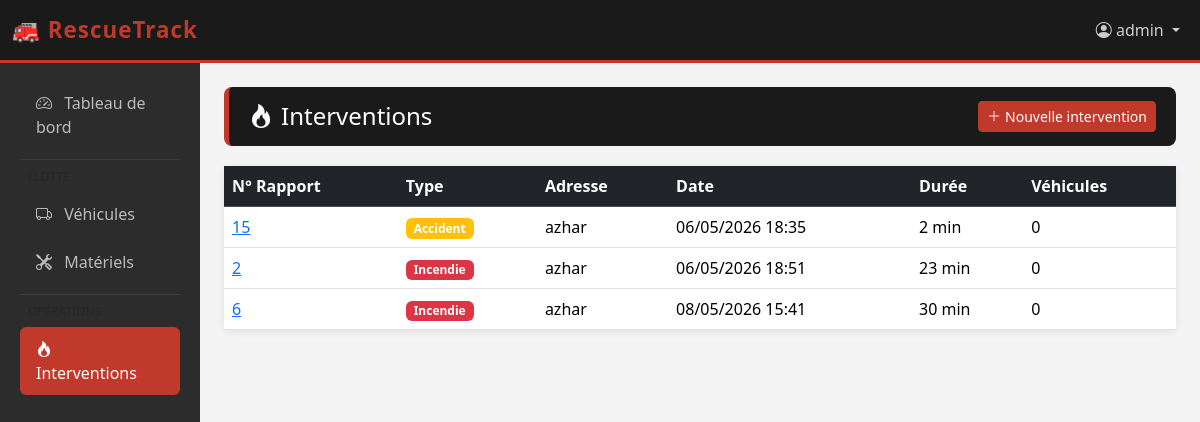
Page /interventions/ (signed in) on the committed database.
### caserne/models.py (models this page shows, shortened)
class Intervention(models.Model):
    TYPE_CHOICES = [
        ('Incendie', 'Incendie'),
        ('Accident', 'Accident'),
        ('Secours', 'Secours à personne'),
    ]
    TYPE_SINISTRE_CHOICES = TYPE_CHOICES
    numero_rapport = models.CharField(max_length=100)
    type_sinistre = models.CharField(max_length=50, choices=TYPE_CHOICES)
    adresse = models.CharField(max_length=255)
    date_appel = models.DateTimeField()
    duree = models.IntegerField(help_text='Durée en minutes')
    notes = models.TextField(blank=True)
    vehicules = models.ManyToManyField(Vehicule)
    @property
    def badge_class(self):
        return {
            'Incendie': 'bg-danger',
            'Accident': 'bg-warning',
            'Secours': 'bg-success',
        }.get(self.type_sinistre, 'bg-secondary')

### caserne/views.py (the view, shortened to what this page needs)
# urls.py: path('interventions/', views.intervention_list, name='intervention_list'),
def intervention_list(request):
    form = InterventionFilterForm(request.GET or None)
    interventions = Intervention.objects.prefetch_related('vehicules').all()
    return render(request, 'intervention_list.html', {
        'interventions': interventions,
        'form': form,
    })

### templates/intervention_list.html (shortened to what this page needs)
{% extends 'core/base.html' %}
{% block content %}
<div class="page-header d-flex justify-content-between align-items-center">
  <h4 class="mb-0"><i class="bi bi-fire me-2"></i>Interventions</h4>
  <a href="{% url 'intervention_create' %}" class="btn btn-danger-rt btn-sm">
    <i class="bi bi-plus-lg me-1"></i>Nouvelle intervention
  </a>
</div>
<div class="card">
  <div class="card-body p-0">
    <table class="table table-hover mb-0">
      <thead class="table-dark">
        <tr>
          <th>N° Rapport</th>
          <th>Type</th>
          <th>Adresse</th>
          <th>Date</th>
          <th>Durée</th>
          <th>Véhicules</th>
        </tr>
      </thead>
      <tbody>
        {% for inter in interventions %}
        <tr>
          <td><a href="{% url 'intervention_detail' inter.id %}">{{ inter.numero_rapport }}</a></td>
          <td><span class="badge {{ inter.badge_class }}">{{ inter.get_type_sinistre_display }}</span></td>
          <td>{{ inter.adresse }}</td>
          <td>{{ inter.date_appel|date:"d/m/Y H:i" }}</td>
          <td>{{ inter.duree }} min</td>
          <td>{{ inter.vehicules.count }}</td>
        </tr>
        {% empty %}
        <tr>
          <td colspan="6" class="text-center text-muted py-3">Aucune intervention enregistrée.</td>
        </tr>
        {% endfor %}
      </tbody>
    </table>
  </div>
</div>
{% endblock %}

### templates/core/base.html (shortened to what this page needs)
<!DOCTYPE html>
<html lang="fr">
<head>
  <link href="https://cdn.jsdelivr.net/npm/bootstrap@5.3.2/dist/css/bootstrap.min.css" rel="stylesheet">
  <link href="https://cdn.jsdelivr.net/npm/bootstrap-icons@1.11.3/font/bootstrap-icons.css" rel="stylesheet">
</head>
<body>
<nav class="navbar navbar-expand-lg">
  <div class="container-fluid">
    <a class="navbar-brand" href="{% url 'landing' %}">🚒 RescueTrack</a>
    <div class="collapse navbar-collapse" id="navbarNav">
      <ul class="navbar-nav ms-auto">
        {% if user.is_authenticated %}
        <li class="nav-item dropdown">
          <a class="nav-link dropdown-toggle" href="#" data-bs-toggle="dropdown">
            <i class="bi bi-person-circle"></i> {{ user.get_full_name|default:user.username }}
          </a>
        </li>
        {% endif %}
      </ul>
    </div>
  </div>
</nav>
<div class="container-fluid">
  <div class="row">
    <div class="col-md-2 sidebar py-3">
      <nav class="nav flex-column">
        <a class="nav-link {% if request.resolver_match.url_name == 'dashboard' %}active{% endif %}"
           href="{% url 'dashboard' %}">
          <i class="bi bi-speedometer2"></i> Tableau de bord
        </a>
        <hr class="border-secondary my-2 mx-2">
        <small class="text-muted px-3 mb-1" style="font-size:.75rem;">FLOTTE</small>
        <a class="nav-link {% if 'vehicule' in request.resolver_match.url_name %}active{% endif %}"
           href="{% url 'vehicule_list' %}">
          <i class="bi bi-truck"></i> Véhicules
        </a>
        <a class="nav-link {% if 'materiel' in request.resolver_match.url_name %}active{% endif %}"
           href="{% url 'materiel_list' %}">
          <i class="bi bi-tools"></i> Matériels
        </a>
        <hr class="border-secondary my-2 mx-2">
        <small class="text-muted px-3 mb-1" style="font-size:.75rem;">OPÉRATIONS</small>
        <a class="nav-link {% if 'intervention' in request.resolver_match.url_name %}active{% endif %}"
           href="{% url 'intervention_list' %}">
          <i class="bi bi-fire"></i> Interventions
        </a>
      </nav>
    </div>
    <div class="col-md-10 py-4 px-4">
      {% block content %}{% endblock %}
    </div>
  </div>
</div>
</body>
</html>

### templates/core/base.html (style rules this page uses)
:root { --rt-red: #c0392b; --rt-dark: #1a1a1a; --rt-gray: #2c2c2c; }
body { background: #f4f4f4; }
.navbar { background: var(--rt-dark) !important; border-bottom: 3px solid var(--rt-red); }
.navbar-brand { color: var(--rt-red) !important; font-weight: 800; font-size: 1.4rem; letter-spacing: 1px; }
.navbar-nav .nav-link { color: #ccc !important; }
.sidebar { background: var(--rt-gray); min-height: calc(100vh - 60px); }
.sidebar .nav-link { color: #bbb; padding: 10px 16px; border-radius: 6px; margin: 2px 8px; }
.sidebar .nav-link.active { background: var(--rt-red); color: #fff !important; }
.sidebar .nav-link i { margin-right: 8px; }
.card { border: none; box-shadow: 0 2px 8px rgba(0,0,0,0.08); }
.page-header { background: var(--rt-dark); color: white; padding: 14px 20px; border-radius: 8px; border-left: 5px solid var(--rt-red); margin-bottom: 20px; }
.btn-danger-rt { background: var(--rt-red); border-color: var(--rt-red); color: white; }

### rows in the picture
Intervention: numero_rapport "15", type_sinistre "Accident", adresse "azhar", date_appel "06/05/2026 18:35", duree "2", vehicules.count "0"
Intervention: numero_rapport "2", type_sinistre "Incendie", adresse "azhar", date_appel "06/05/2026 18:51", duree "23", vehicules.count "0"
Intervention: numero_rapport "6", type_sinistre "Incendie", adresse "azhar", date_appel "08/05/2026 15:41", duree "30", vehicules.count "0"

### other values in the picture
{{ user.get_full_name|default:user.username }} "admin"
